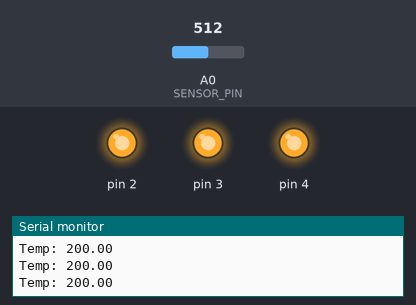
Bench run of a sketch on a simulated Arduino Uno, built with avr-gcc and run on an emulated ATmega328P. On the bench: output pins drawn as LEDs (lit = HIGH), the last lines printed to the serial monitor. The test bench sets the inputs (shaded band); at power-on: A0 (SENSOR_PIN) = 512.

Above: at 1.3 s.
1.4 s: A0 (SENSOR_PIN) set to 144
2.9 s: A0 (SENSOR_PIN) set to 135
At 4.2 s:
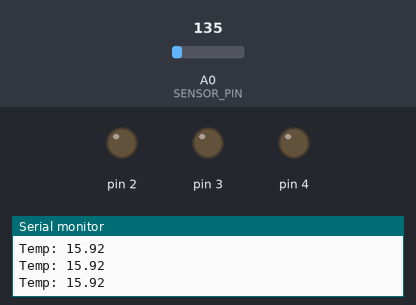
4.5 s: A0 (SENSOR_PIN) set to 306
At 5.5 s:
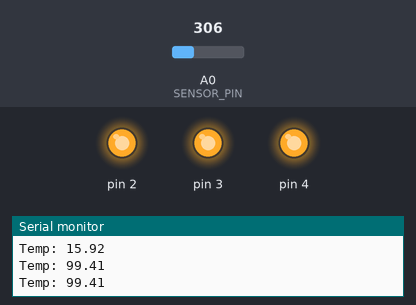
6.0 s: A0 (SENSOR_PIN) set to 122
At 6.7 s:
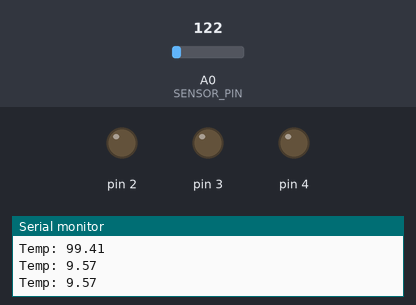
Timing chart, 0 to 8.5 s (numbered marks = the images above; inputs shaded):
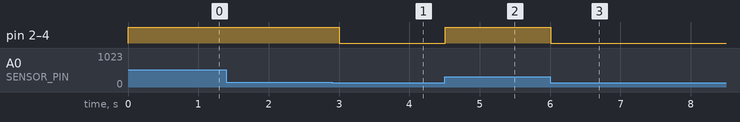

Measured:
- the behaviour switches between 144 and 143 on A0 (SENSOR_PIN) (found by bisection; images 0 and 1)
- after the input at 2.9 s, pin 2–4: HIGH → LOW after 0.10 s
- after the input at 4.5 s, pin 2–4: LOW → HIGH at once
- after the input at 6.0 s, pin 2–4: HIGH → LOW at once

The sketch:

temp_reader.ino
```cpp
const int SENSOR_PIN = A0;
const float BASELINE_TEMP = 20.0;

void setup() {
  Serial.begin(9600);

  for (int pinNumber = 2; pinNumber < 5; pinNumber++) {
    pinMode(pinNumber, OUTPUT);
    digitalWrite(pinNumber, LOW);
  }
}

void loop() {
  int sensorVal = analogRead(SENSOR_PIN);
  float voltage = (sensorVal / 1024.0) * 5.0;
  float temperature = (voltage - 0.5) * 100;

  if (temperature < BASELINE_TEMP) {
    digitalWrite(2, LOW);
    digitalWrite(3, LOW);
    digitalWrite(4, LOW);
  } else if (temperature >= BASELINE_TEMP + 2 && temperature < BASELINE_TEMP + 4) {
    digitalWrite(2, HIGH);
    digitalWrite(3, LOW);
    digitalWrite(4, LOW);
  } else if (temperature >= BASELINE_TEMP + 4 && temperature < BASELINE_TEMP + 6) {
    digitalWrite(2, HIGH);
    digitalWrite(3, HIGH);
    digitalWrite(4, LOW);
  } else if (temperature > BASELINE_TEMP + 6) {
    digitalWrite(2, HIGH);
    digitalWrite(3, HIGH);
    digitalWrite(4, HIGH);
  }

  Serial.print("Temp: ");
  Serial.print(temperature);
  Serial.print("\n");
  delay(500);
}
```
